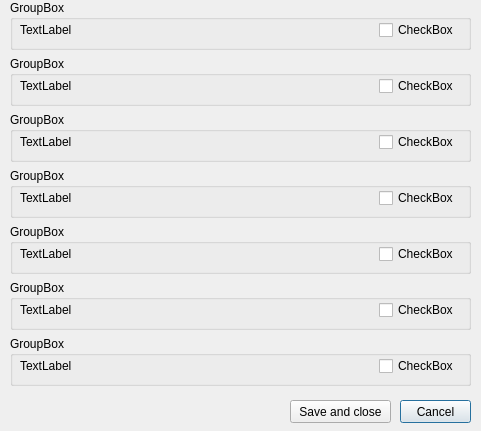
<?xml version="1.0" encoding="UTF-8"?>
<ui version="4.0">
 <class>Dialog</class>
 <widget class="QDialog" name="Dialog">
  <property name="geometry">
   <rect>
    <x>0</x>
    <y>0</y>
    <width>481</width>
    <height>431</height>
   </rect>
  </property>
  <property name="windowTitle">
   <string>Change row options</string>
  </property>
  <widget class="QScrollArea" name="scrollArea">
   <property name="geometry">
    <rect>
     <x>10</x>
     <y>0</y>
     <width>461</width>
     <height>391</height>
    </rect>
   </property>
   <property name="frameShape">
    <enum>QFrame::NoFrame</enum>
   </property>
   <property name="widgetResizable">
    <bool>true</bool>
   </property>
   <widget class="QWidget" name="scrollAreaWidgetContents">
    <property name="geometry">
     <rect>
      <x>0</x>
      <y>0</y>
      <width>461</width>
      <height>391</height>
     </rect>
    </property>
    <property name="sizePolicy">
     <sizepolicy hsizetype="Preferred" vsizetype="Preferred">
      <horstretch>0</horstretch>
      <verstretch>0</verstretch>
     </sizepolicy>
    </property>
    <widget class="QWidget" name="verticalLayoutWidget">
     <property name="geometry">
      <rect>
       <x>0</x>
       <y>0</y>
       <width>461</width>
       <height>500</height>
      </rect>
     </property>
     <layout class="QVBoxLayout" name="verticalLayout" stretch="0,0,0,0,0,0,0,0,0">
      <item>
       <widget class="QGroupBox" name="groupBox_2">
        <property name="sizePolicy">
         <sizepolicy hsizetype="Preferred" vsizetype="Fixed">
          <horstretch>0</horstretch>
          <verstretch>0</verstretch>
         </sizepolicy>
        </property>
        <property name="minimumSize">
         <size>
          <width>0</width>
          <height>50</height>
         </size>
        </property>
        <property name="maximumSize">
         <size>
          <width>16777215</width>
          <height>16777215</height>
         </size>
        </property>
        <property name="title">
         <string notr="true">GroupBox</string>
        </property>
        <widget class="QWidget" name="horizontalLayoutWidget_9">
         <property name="geometry">
          <rect>
           <x>10</x>
           <y>20</y>
           <width>439</width>
           <height>30</height>
          </rect>
         </property>
         <layout class="QHBoxLayout" name="horizontalLayout_9">
          <property name="sizeConstraint">
           <enum>QLayout::SetMaximumSize</enum>
          </property>
          <item>
           <widget class="QLabel" name="label_9">
            <property name="sizePolicy">
             <sizepolicy hsizetype="Preferred" vsizetype="Maximum">
              <horstretch>0</horstretch>
              <verstretch>0</verstretch>
             </sizepolicy>
            </property>
            <property name="text">
             <string notr="true">TextLabel</string>
            </property>
           </widget>
          </item>
          <item>
           <widget class="QCheckBox" name="checkBox_9">
            <property name="sizePolicy">
             <sizepolicy hsizetype="Maximum" vsizetype="Maximum">
              <horstretch>0</horstretch>
              <verstretch>0</verstretch>
             </sizepolicy>
            </property>
            <property name="layoutDirection">
             <enum>Qt::LeftToRight</enum>
            </property>
            <property name="text">
             <string notr="true">CheckBox</string>
            </property>
           </widget>
          </item>
         </layout>
        </widget>
       </widget>
      </item>
      <item>
       <widget class="QGroupBox" name="groupBox_3">
        <property name="sizePolicy">
         <sizepolicy hsizetype="Preferred" vsizetype="Fixed">
          <horstretch>0</horstretch>
          <verstretch>0</verstretch>
         </sizepolicy>
        </property>
        <property name="minimumSize">
         <size>
          <width>0</width>
          <height>50</height>
         </size>
        </property>
        <property name="maximumSize">
         <size>
          <width>16777215</width>
          <height>16777215</height>
         </size>
        </property>
        <property name="title">
         <string notr="true">GroupBox</string>
        </property>
        <widget class="QWidget" name="horizontalLayoutWidget_10">
         <property name="geometry">
          <rect>
           <x>10</x>
           <y>20</y>
           <width>439</width>
           <height>30</height>
          </rect>
         </property>
         <layout class="QHBoxLayout" name="horizontalLayout_10">
          <property name="sizeConstraint">
           <enum>QLayout::SetMaximumSize</enum>
          </property>
          <item>
           <widget class="QLabel" name="label_10">
            <property name="sizePolicy">
             <sizepolicy hsizetype="Preferred" vsizetype="Maximum">
              <horstretch>0</horstretch>
              <verstretch>0</verstretch>
             </sizepolicy>
            </property>
            <property name="text">
             <string notr="true">TextLabel</string>
            </property>
           </widget>
          </item>
          <item>
           <widget class="QCheckBox" name="checkBox_10">
            <property name="sizePolicy">
             <sizepolicy hsizetype="Maximum" vsizetype="Maximum">
              <horstretch>0</horstretch>
              <verstretch>0</verstretch>
             </sizepolicy>
            </property>
            <property name="layoutDirection">
             <enum>Qt::LeftToRight</enum>
            </property>
            <property name="text">
             <string notr="true">CheckBox</string>
            </property>
           </widget>
          </item>
         </layout>
        </widget>
       </widget>
      </item>
      <item>
       <widget class="QGroupBox" name="groupBox_4">
        <property name="sizePolicy">
         <sizepolicy hsizetype="Preferred" vsizetype="Fixed">
          <horstretch>0</horstretch>
          <verstretch>0</verstretch>
         </sizepolicy>
        </property>
        <property name="minimumSize">
         <size>
          <width>0</width>
          <height>50</height>
         </size>
        </property>
        <property name="maximumSize">
         <size>
          <width>16777215</width>
          <height>16777215</height>
         </size>
        </property>
        <property name="title">
         <string notr="true">GroupBox</string>
        </property>
        <widget class="QWidget" name="horizontalLayoutWidget_11">
         <property name="geometry">
          <rect>
           <x>10</x>
           <y>20</y>
           <width>439</width>
           <height>30</height>
          </rect>
         </property>
         <layout class="QHBoxLayout" name="horizontalLayout_11">
          <property name="sizeConstraint">
           <enum>QLayout::SetMaximumSize</enum>
          </property>
          <item>
           <widget class="QLabel" name="label_11">
            <property name="sizePolicy">
             <sizepolicy hsizetype="Preferred" vsizetype="Maximum">
              <horstretch>0</horstretch>
              <verstretch>0</verstretch>
             </sizepolicy>
            </property>
            <property name="text">
             <string notr="true">TextLabel</string>
            </property>
           </widget>
          </item>
          <item>
           <widget class="QCheckBox" name="checkBox_11">
            <property name="sizePolicy">
             <sizepolicy hsizetype="Maximum" vsizetype="Maximum">
              <horstretch>0</horstretch>
              <verstretch>0</verstretch>
             </sizepolicy>
            </property>
            <property name="layoutDirection">
             <enum>Qt::LeftToRight</enum>
            </property>
            <property name="text">
             <string notr="true">CheckBox</string>
            </property>
           </widget>
          </item>
         </layout>
        </widget>
       </widget>
      </item>
      <item>
       <widget class="QGroupBox" name="groupBox_9">
        <property name="sizePolicy">
         <sizepolicy hsizetype="Preferred" vsizetype="Fixed">
          <horstretch>0</horstretch>
          <verstretch>0</verstretch>
         </sizepolicy>
        </property>
        <property name="minimumSize">
         <size>
          <width>0</width>
          <height>50</height>
         </size>
        </property>
        <property name="maximumSize">
         <size>
          <width>16777215</width>
          <height>16777215</height>
         </size>
        </property>
        <property name="title">
         <string notr="true">GroupBox</string>
        </property>
        <widget class="QWidget" name="horizontalLayoutWidget_16">
         <property name="geometry">
          <rect>
           <x>10</x>
           <y>20</y>
           <width>439</width>
           <height>30</height>
          </rect>
         </property>
         <layout class="QHBoxLayout" name="horizontalLayout_16">
          <property name="sizeConstraint">
           <enum>QLayout::SetMaximumSize</enum>
          </property>
          <item>
           <widget class="QLabel" name="label_16">
            <property name="sizePolicy">
             <sizepolicy hsizetype="Preferred" vsizetype="Maximum">
              <horstretch>0</horstretch>
              <verstretch>0</verstretch>
             </sizepolicy>
            </property>
            <property name="text">
             <string notr="true">TextLabel</string>
            </property>
           </widget>
          </item>
          <item>
           <widget class="QCheckBox" name="checkBox_16">
            <property name="sizePolicy">
             <sizepolicy hsizetype="Maximum" vsizetype="Maximum">
              <horstretch>0</horstretch>
              <verstretch>0</verstretch>
             </sizepolicy>
            </property>
            <property name="layoutDirection">
             <enum>Qt::LeftToRight</enum>
            </property>
            <property name="text">
             <string notr="true">CheckBox</string>
            </property>
           </widget>
          </item>
         </layout>
        </widget>
       </widget>
      </item>
      <item>
       <widget class="QGroupBox" name="groupBox_5">
        <property name="sizePolicy">
         <sizepolicy hsizetype="Preferred" vsizetype="Fixed">
          <horstretch>0</horstretch>
          <verstretch>0</verstretch>
         </sizepolicy>
        </property>
        <property name="minimumSize">
         <size>
          <width>0</width>
          <height>50</height>
         </size>
        </property>
        <property name="maximumSize">
         <size>
          <width>16777215</width>
          <height>16777215</height>
         </size>
        </property>
        <property name="title">
         <string notr="true">GroupBox</string>
        </property>
        <widget class="QWidget" name="horizontalLayoutWidget_12">
         <property name="geometry">
          <rect>
           <x>10</x>
           <y>20</y>
           <width>439</width>
           <height>30</height>
          </rect>
         </property>
         <layout class="QHBoxLayout" name="horizontalLayout_12">
          <property name="sizeConstraint">
           <enum>QLayout::SetMaximumSize</enum>
          </property>
          <item>
           <widget class="QLabel" name="label_12">
            <property name="sizePolicy">
             <sizepolicy hsizetype="Preferred" vsizetype="Maximum">
              <horstretch>0</horstretch>
              <verstretch>0</verstretch>
             </sizepolicy>
            </property>
            <property name="text">
             <string notr="true">TextLabel</string>
            </property>
           </widget>
          </item>
          <item>
           <widget class="QCheckBox" name="checkBox_12">
            <property name="sizePolicy">
             <sizepolicy hsizetype="Maximum" vsizetype="Maximum">
              <horstretch>0</horstretch>
              <verstretch>0</verstretch>
             </sizepolicy>
            </property>
            <property name="layoutDirection">
             <enum>Qt::LeftToRight</enum>
            </property>
            <property name="text">
             <string notr="true">CheckBox</string>
            </property>
           </widget>
          </item>
         </layout>
        </widget>
       </widget>
      </item>
      <item>
       <widget class="QGroupBox" name="groupBox_6">
        <property name="sizePolicy">
         <sizepolicy hsizetype="Preferred" vsizetype="Fixed">
          <horstretch>0</horstretch>
          <verstretch>0</verstretch>
         </sizepolicy>
        </property>
        <property name="minimumSize">
         <size>
          <width>0</width>
          <height>50</height>
         </size>
        </property>
        <property name="maximumSize">
         <size>
          <width>16777215</width>
          <height>16777215</height>
         </size>
        </property>
        <property name="title">
         <string notr="true">GroupBox</string>
        </property>
        <widget class="QWidget" name="horizontalLayoutWidget_13">
         <property name="geometry">
          <rect>
           <x>10</x>
           <y>20</y>
           <width>439</width>
           <height>30</height>
          </rect>
         </property>
         <layout class="QHBoxLayout" name="horizontalLayout_13">
          <property name="sizeConstraint">
           <enum>QLayout::SetMaximumSize</enum>
          </property>
          <item>
           <widget class="QLabel" name="label_13">
            <property name="sizePolicy">
             <sizepolicy hsizetype="Preferred" vsizetype="Maximum">
              <horstretch>0</horstretch>
              <verstretch>0</verstretch>
             </sizepolicy>
            </property>
            <property name="text">
             <string notr="true">TextLabel</string>
            </property>
           </widget>
          </item>
          <item>
           <widget class="QCheckBox" name="checkBox_13">
            <property name="sizePolicy">
             <sizepolicy hsizetype="Maximum" vsizetype="Maximum">
              <horstretch>0</horstretch>
              <verstretch>0</verstretch>
             </sizepolicy>
            </property>
            <property name="layoutDirection">
             <enum>Qt::LeftToRight</enum>
            </property>
            <property name="text">
             <string notr="true">CheckBox</string>
            </property>
           </widget>
          </item>
         </layout>
        </widget>
       </widget>
      </item>
      <item>
       <widget class="QGroupBox" name="groupBox">
        <property name="sizePolicy">
         <sizepolicy hsizetype="Preferred" vsizetype="Fixed">
          <horstretch>0</horstretch>
          <verstretch>0</verstretch>
         </sizepolicy>
        </property>
        <property name="minimumSize">
         <size>
          <width>0</width>
          <height>50</height>
         </size>
        </property>
        <property name="maximumSize">
         <size>
          <width>16777215</width>
          <height>16777215</height>
         </size>
        </property>
        <property name="title">
         <string notr="true">GroupBox</string>
        </property>
        <widget class="QWidget" name="horizontalLayoutWidget">
         <property name="geometry">
          <rect>
           <x>10</x>
           <y>20</y>
           <width>439</width>
           <height>30</height>
          </rect>
         </property>
         <layout class="QHBoxLayout" name="horizontalLayout">
          <property name="sizeConstraint">
           <enum>QLayout::SetMaximumSize</enum>
          </property>
          <item>
           <widget class="QLabel" name="label">
            <property name="sizePolicy">
             <sizepolicy hsizetype="Preferred" vsizetype="Maximum">
              <horstretch>0</horstretch>
              <verstretch>0</verstretch>
             </sizepolicy>
            </property>
            <property name="text">
             <string notr="true">TextLabel</string>
            </property>
           </widget>
          </item>
          <item>
           <widget class="QCheckBox" name="checkBox">
            <property name="sizePolicy">
             <sizepolicy hsizetype="Maximum" vsizetype="Maximum">
              <horstretch>0</horstretch>
              <verstretch>0</verstretch>
             </sizepolicy>
            </property>
            <property name="layoutDirection">
             <enum>Qt::LeftToRight</enum>
            </property>
            <property name="text">
             <string notr="true">CheckBox</string>
            </property>
           </widget>
          </item>
         </layout>
        </widget>
       </widget>
      </item>
      <item>
       <widget class="QGroupBox" name="groupBox_8">
        <property name="sizePolicy">
         <sizepolicy hsizetype="Preferred" vsizetype="Fixed">
          <horstretch>0</horstretch>
          <verstretch>0</verstretch>
         </sizepolicy>
        </property>
        <property name="minimumSize">
         <size>
          <width>0</width>
          <height>50</height>
         </size>
        </property>
        <property name="maximumSize">
         <size>
          <width>16777215</width>
          <height>16777215</height>
         </size>
        </property>
        <property name="title">
         <string notr="true">GroupBox</string>
        </property>
        <widget class="QWidget" name="horizontalLayoutWidget_15">
         <property name="geometry">
          <rect>
           <x>10</x>
           <y>20</y>
           <width>439</width>
           <height>30</height>
          </rect>
         </property>
         <layout class="QHBoxLayout" name="horizontalLayout_15">
          <property name="sizeConstraint">
           <enum>QLayout::SetMaximumSize</enum>
          </property>
          <item>
           <widget class="QLabel" name="label_15">
            <property name="sizePolicy">
             <sizepolicy hsizetype="Preferred" vsizetype="Maximum">
              <horstretch>0</horstretch>
              <verstretch>0</verstretch>
             </sizepolicy>
            </property>
            <property name="text">
             <string notr="true">TextLabel</string>
            </property>
           </widget>
          </item>
          <item>
           <widget class="QCheckBox" name="checkBox_15">
            <property name="sizePolicy">
             <sizepolicy hsizetype="Maximum" vsizetype="Maximum">
              <horstretch>0</horstretch>
              <verstretch>0</verstretch>
             </sizepolicy>
            </property>
            <property name="layoutDirection">
             <enum>Qt::LeftToRight</enum>
            </property>
            <property name="text">
             <string notr="true">CheckBox</string>
            </property>
           </widget>
          </item>
         </layout>
        </widget>
       </widget>
      </item>
      <item>
       <widget class="QGroupBox" name="groupBox_7">
        <property name="sizePolicy">
         <sizepolicy hsizetype="Preferred" vsizetype="Fixed">
          <horstretch>0</horstretch>
          <verstretch>0</verstretch>
         </sizepolicy>
        </property>
        <property name="minimumSize">
         <size>
          <width>0</width>
          <height>50</height>
         </size>
        </property>
        <property name="maximumSize">
         <size>
          <width>16777215</width>
          <height>16777215</height>
         </size>
        </property>
        <property name="title">
         <string notr="true">GroupBox</string>
        </property>
        <widget class="QWidget" name="horizontalLayoutWidget_14">
         <property name="geometry">
          <rect>
           <x>10</x>
           <y>20</y>
           <width>439</width>
           <height>30</height>
          </rect>
         </property>
         <layout class="QHBoxLayout" name="horizontalLayout_14">
          <property name="sizeConstraint">
           <enum>QLayout::SetMaximumSize</enum>
          </property>
          <item>
           <widget class="QLabel" name="label_14">
            <property name="sizePolicy">
             <sizepolicy hsizetype="Preferred" vsizetype="Maximum">
              <horstretch>0</horstretch>
              <verstretch>0</verstretch>
             </sizepolicy>
            </property>
            <property name="text">
             <string notr="true">TextLabel</string>
            </property>
           </widget>
          </item>
          <item>
           <widget class="QCheckBox" name="checkBox_14">
            <property name="sizePolicy">
             <sizepolicy hsizetype="Maximum" vsizetype="Maximum">
              <horstretch>0</horstretch>
              <verstretch>0</verstretch>
             </sizepolicy>
            </property>
            <property name="layoutDirection">
             <enum>Qt::LeftToRight</enum>
            </property>
            <property name="text">
             <string notr="true">CheckBox</string>
            </property>
           </widget>
          </item>
         </layout>
        </widget>
       </widget>
      </item>
     </layout>
    </widget>
   </widget>
  </widget>
  <widget class="QPushButton" name="pushButton">
   <property name="geometry">
    <rect>
     <x>400</x>
     <y>400</y>
     <width>71</width>
     <height>23</height>
    </rect>
   </property>
   <property name="text">
    <string notr="true">Cancel</string>
   </property>
  </widget>
  <widget class="QPushButton" name="pushButton_2">
   <property name="geometry">
    <rect>
     <x>290</x>
     <y>400</y>
     <width>101</width>
     <height>23</height>
    </rect>
   </property>
   <property name="text">
    <string notr="true">Save and close</string>
   </property>
  </widget>
 </widget>
 <resources/>
 <connections/>
</ui>
